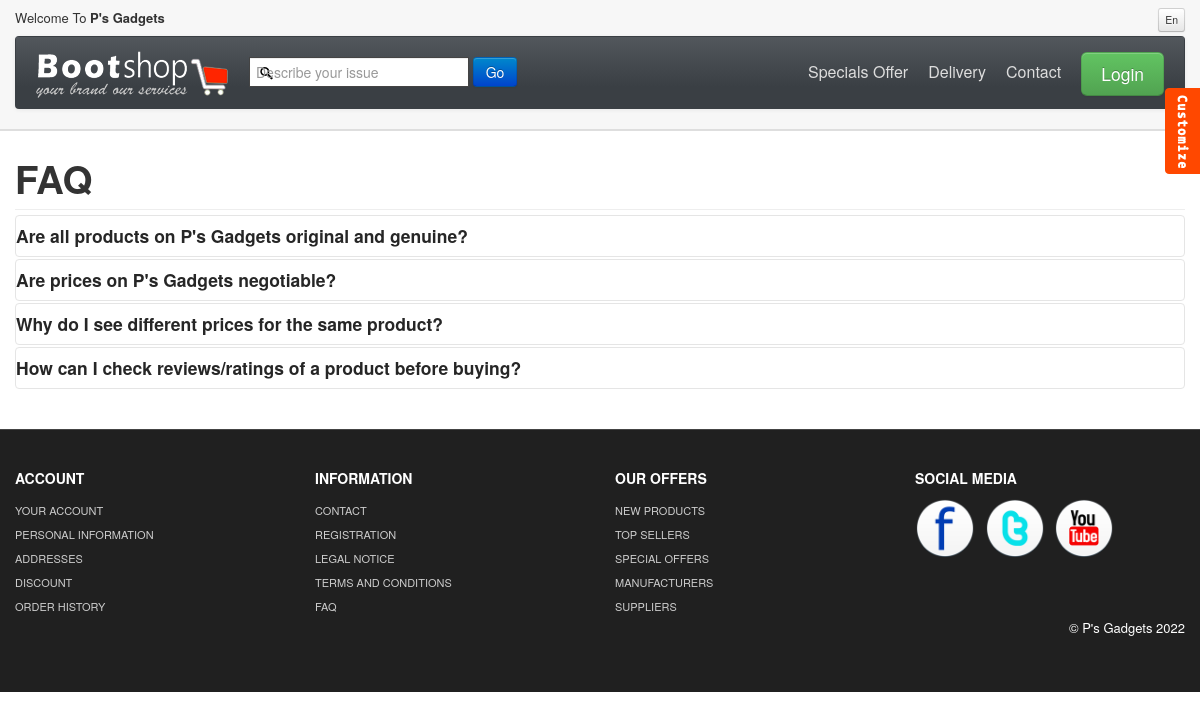
Screenshot of /faq/ with the database file from the repository.
### store/models.py (models this page shows, shortened)
class Question(models.Model):
    question = models.TextField()
    answers = models.TextField()
    slug = models.SlugField()
    def get_absolute_url(self):
        return reverse('faq_detail', args=[str(self.slug)])

### store/views.py (the view)
# urls.py: path('faq/', question, name="faq"), #Changed the function view from faq to question
def question(request):
    questions = Question.objects.all()
    context = {
        "questions": questions
    }
    return render(request, 'store/faq2.html', context)

### store/templates/store/faq2.html (shortened to what this page needs)
{% load static %}
<!DOCTYPE html>
<html lang="en">
  <head>
    <link id="callCss" rel="stylesheet" href="{% static 'store/themes/bootshop/bootstrap.min.css' %}" media="screen"/>
    <link href="{% static 'store/themes/css/base.css' %}" rel="stylesheet" media="screen"/>
	<link href="{% static 'store/themes/css/bootstrap-responsive.min.css' %}" rel="stylesheet"/>
	<link href="{% static 'store/themes/css/font-awesome.css' %}" rel="stylesheet" type="text/css">
	<link href="{% static 'store/themes/js/google-code-prettify/prettify.css' %}" rel="stylesheet"/>
  </head>
<body>
<div id="header">
<div class="container">
<div id="welcomeLine" class="row">
	<div class="span6">Welcome To<strong> P's Gadgets</strong></div>
	<div class="span6">
	<div class="pull-right">
		<span class="btn btn-mini">En</span>
	</div>
	</div>
</div>
<div id="logoArea" class="navbar">
  <div class="navbar-inner">
    <a class="brand" href="index.html"><img src="{% static 'store/themes/images/logo.png' %}" alt="Bootsshop"/></a>
	<form class="form-inline navbar-search" method="post" action="{% url 'search_questions' %}">
		<input id="srchFld" name="searched" placeholder="Describe your issue" class="srchTxt" aria-label="Search" type="search" />
		  <button type="submit" id="submitButton" class="btn btn-primary">Go</button>
    </form>
    <ul id="topMenu" class="nav pull-right">
	 <li class=""><a href="special_offer.html">Specials Offer</a></li>
	 <li class=""><a href="normal.html">Delivery</a></li>
	 <li class=""><a href="contact.html">Contact</a></li>
	 <li class="">
	 <a href="#login" role="button" data-toggle="modal" style="padding-right:0"><span class="btn btn-large btn-success">Login</span></a>
	</li>
    </ul>
  </div>
</div>
</div>
</div>
<div id="mainBody">
<div class="container">
<h1>FAQ</h1>
<hr class="soften"/>
<div class="accordion" id="accordion2">
    {% for question in questions %}
	<div class="accordion-group">
	  <div class="accordion-heading">
		<h4><a href="{{ question.get_absolute_url }}">
			{{ question.question }}
		</a></h4>
	  </div>
	</div>
    {% endfor %}
  </div>
</div>
</div>
	<div  id="footerSection">
	<div class="container">
		<div class="row">
			<div class="span3">
				<h5>ACCOUNT</h5>
				<a href="login.html">YOUR ACCOUNT</a>
				<a href="login.html">PERSONAL INFORMATION</a>
				<a href="login.html">ADDRESSES</a>
				<a href="login.html">DISCOUNT</a>
				<a href="login.html">ORDER HISTORY</a>
			 </div>
			<div class="span3">
				<h5>INFORMATION</h5>
				<a href="contact.html">CONTACT</a>
				<a href="register.html">REGISTRATION</a>
				<a href="legal_notice.html">LEGAL NOTICE</a>
				<a href="tac.html">TERMS AND CONDITIONS</a>
				<a href="faq.html">FAQ</a>
			 </div>
			<div class="span3">
				<h5>OUR OFFERS</h5>
				<a href="#">NEW PRODUCTS</a>
				<a href="#">TOP SELLERS</a>
				<a href="special_offer.html">SPECIAL OFFERS</a>
				<a href="#">MANUFACTURERS</a>
				<a href="#">SUPPLIERS</a>
			 </div>
			<div id="socialMedia" class="span3 pull-right">
				<h5>SOCIAL MEDIA </h5>
				<a href="#"><img width="60" height="60" src="{% static 'store/themes/images/facebook.png' %}" title="facebook" alt="facebook"/></a>
				<a href="#"><img width="60" height="60" src="{% static 'store/themes/images/twitter.png' %}" title="twitter" alt="twitter"/></a>
				<a href="#"><img width="60" height="60" src="{% static 'store/themes/images/youtube.png' %}" title="youtube" alt="youtube"/></a>
			 </div>
		 </div>
		<p class="pull-right">&copy; P's Gadgets 2022</p>
	</div>
	</div>
<link rel="stylesheet" href="{% static 'store/themes/switch/themeswitch.css' %}" type="text/css" media="screen" />
<span id="themesBtn"></span>
</body>
</html>

### store/static/store/themes/css/base.css (style rules this page uses)
#mainBody { border-top:2px solid #dedede; padding-top: 18px; }
#carouselBlk,#header { background: url(../images/headerRepeat.png) repeat-x 0 0 #f7f7f7; }
#srchFld { background: url(../images/search.png) no-repeat 4px center #fff; }
#logoArea, #logoArea a { line-height:49px; }
#logoArea .btn, #logoArea .btn-group { margin-top: 0; }
#welcomeLine { padding: 8px 0 4px }
#accordion2, #legalNotice, .justify, #mainCol { text-align:justify }
#footerSection { background: #202020;color: white;padding: 28px 0 44px;margin-top: 20px;border-top: 1px solid #444; }
#footerSection a { color:#ccc; font-size:11px; padding:0; line-height:24px; display:block; }
#footerSection #socialMedia a { min-width:25px; display:inline; margin-right:6px; text-align:center; line-height:1.5em; }
#socialMedia img { max-width:60px; }
.navbar-search .srchTxt { border-radius: 0;border: 1px solid #444; }
.navbar .nav > li > a { padding:10px;color: #DDD;text-shadow: none;font-size: 16px; }
#logoArea, #logoArea a { outline:none; }
.navbar .nav.pull-right, #sideManu { overflow:hidden; }
.navbar-search { margin-top: 8px; }

### store/static/store/themes/switch/themeswitch.css (style rules this page uses)
#themesBtn { height: 86px;background: url(images/styleTgl.png) no-repeat 0 0;position: fixed;top: 88px;right: 0;width: 35px; }

### rows the page displays
Question: question "Are all products on P's Gadgets original and genuine?"
Question: question "Are prices on P's Gadgets negotiable?"
Question: question "Why do I see different prices for the same product?"
Question: question "How can I check reviews/ratings of a product before buying?"
